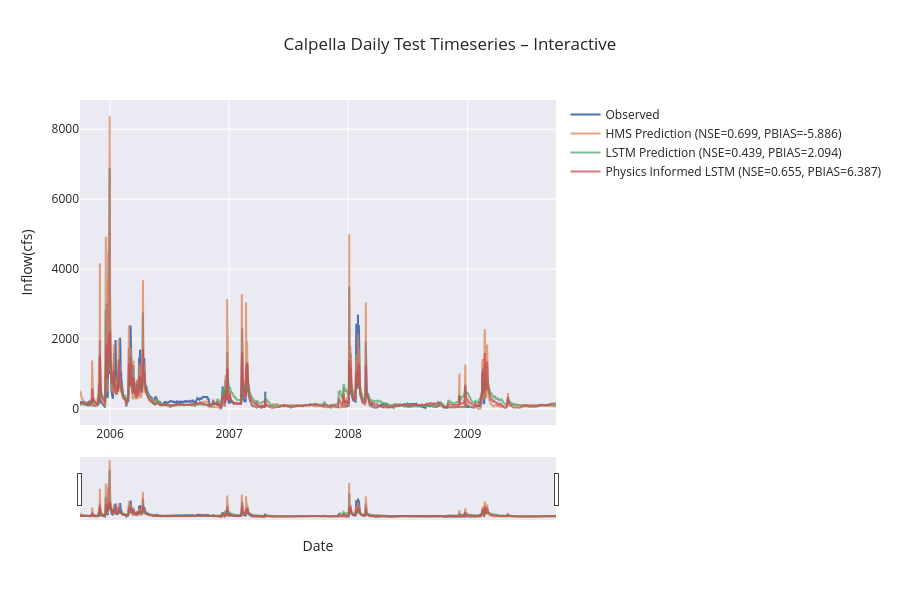

The cell this chart's notebook holds for it:
### Code cell
if not skip_best_model_test:
    plot_timeseries_comparison(source=(no_physics_test_csv, physics_test_csv, path_to_physics_data), title="Calpella Daily Test Timeseries – Interactive", backend="plotly", metrics=metric_list, metrics_out="calpella_daily_test_metrics.csv", ts_out="calpella_daily_test_combined_ts.csv", legend_font=12, axis_font=22)
else:
    plot_timeseries_comparison(source=combined_df, title="Calpella Daily Timeseries – Interactive", backend="plotly", metrics=metric_list, metrics_out="calpella_daily_test_metrics.csv", ts_out="calpella_daily_test_combined_ts.csv", legend_font=12, axis_font=22)

### Figure 1 — Plotly figure (JSON) as saved in the notebook; plotly's stock layout.template omitted (floating-point values rounded to 4 significant figures; data arrays with more than 128 entries replaced by an {"elided": "..."} marker saying what was removed)
{"data": [{"line": {"width": 2.0}, "mode": "lines", "name": "Observed", "x": {"elided": "1460 str values"}, "y": {"elided": "1460 float values"}, "type": "scatter"}, {"line": {"width": 2.0}, "mode": "lines", "name": "HMS Prediction (NSE=0.699, PBIAS=-5.886)", "opacity": 0.75, "x": {"elided": "1460 str values"}, "y": {"elided": "1460 float values"}, "type": "scatter"}, {"line": {"width": 2.0}, "mode": "lines", "name": "LSTM Prediction (NSE=0.439, PBIAS=2.094)", "opacity": 0.75, "x": {"elided": "1460 str values"}, "y": {"elided": "1460 float values"}, "type": "scatter"}, {"line": {"width": 2.0}, "mode": "lines", "name": "Physics Informed LSTM (NSE=0.655, PBIAS=6.387)", "opacity": 0.75, "x": {"elided": "1460 str values"}, "y": {"elided": "1460 float values"}, "type": "scatter"}], "layout": {"legend": {"font": {"size": 12}, "x": 1.02, "y": 1, "xanchor": "left", "yanchor": "top", "bgcolor": "rgba(0,0,0,0)"}, "xaxis": {"rangeslider": {"visible": true}, "title": {"text": "Date"}, "type": "date"}, "margin": {"r": 300}, "title": {"text": "Calpella Daily Test Timeseries – Interactive"}, "height": 600, "yaxis": {"title": {"text": "Inflow(cfs)"}}, "hovermode": "x unified"}}
